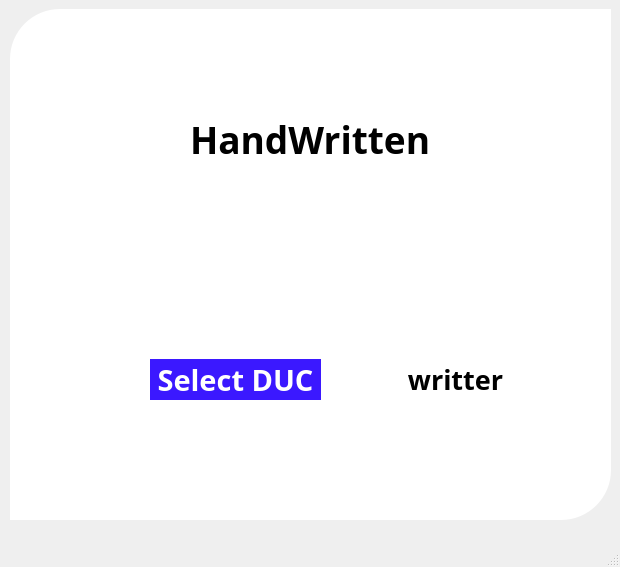
<?xml version="1.0" encoding="UTF-8"?>
<ui version="4.0">
 <class>MainWindow</class>
 <widget class="QMainWindow" name="MainWindow">
  <property name="geometry">
   <rect>
    <x>0</x>
    <y>0</y>
    <width>620</width>
    <height>567</height>
   </rect>
  </property>
  <property name="windowTitle">
   <string>MainWindow</string>
  </property>
  <widget class="QWidget" name="centralwidget">
   <widget class="QFrame" name="frame">
    <property name="geometry">
     <rect>
      <x>10</x>
      <y>9</y>
      <width>601</width>
      <height>511</height>
     </rect>
    </property>
    <property name="styleSheet">
     <string notr="true">background-color:white;
border-bottom-right-radius: 50px;
border-top-left-radius: 50px;</string>
    </property>
    <property name="frameShape">
     <enum>QFrame::StyledPanel</enum>
    </property>
    <property name="frameShadow">
     <enum>QFrame::Raised</enum>
    </property>
    <widget class="QLabel" name="label">
     <property name="geometry">
      <rect>
       <x>180</x>
       <y>70</y>
       <width>251</width>
       <height>121</height>
      </rect>
     </property>
     <property name="font">
      <font>
       <family>Segoe UI Black</family>
       <pointsize>28</pointsize>
       <bold>true</bold>
      </font>
     </property>
     <property name="text">
      <string>HandWritten</string>
     </property>
    </widget>
    <widget class="QPushButton" name="btn_select_document">
     <property name="geometry">
      <rect>
       <x>140</x>
       <y>350</y>
       <width>171</width>
       <height>41</height>
      </rect>
     </property>
     <property name="font">
      <font>
       <family>Segoe UI Black</family>
       <pointsize>22</pointsize>
       <bold>true</bold>
      </font>
     </property>
     <property name="styleSheet">
      <string notr="true">background-color:rgb(59, 24, 255);
color:white
</string>
     </property>
     <property name="text">
      <string>Select DUC</string>
     </property>
    </widget>
    <widget class="QPushButton" name="btn_write">
     <property name="geometry">
      <rect>
       <x>360</x>
       <y>340</y>
       <width>171</width>
       <height>61</height>
      </rect>
     </property>
     <property name="font">
      <font>
       <family>Segoe UI Black</family>
       <pointsize>20</pointsize>
       <bold>true</bold>
      </font>
     </property>
     <property name="text">
      <string>writter</string>
     </property>
    </widget>
   </widget>
  </widget>
  <widget class="QMenuBar" name="menubar">
   <property name="geometry">
    <rect>
     <x>0</x>
     <y>0</y>
     <width>620</width>
     <height>22</height>
    </rect>
   </property>
  </widget>
  <widget class="QStatusBar" name="statusbar"/>
 </widget>
 <resources/>
 <connections/>
</ui>
